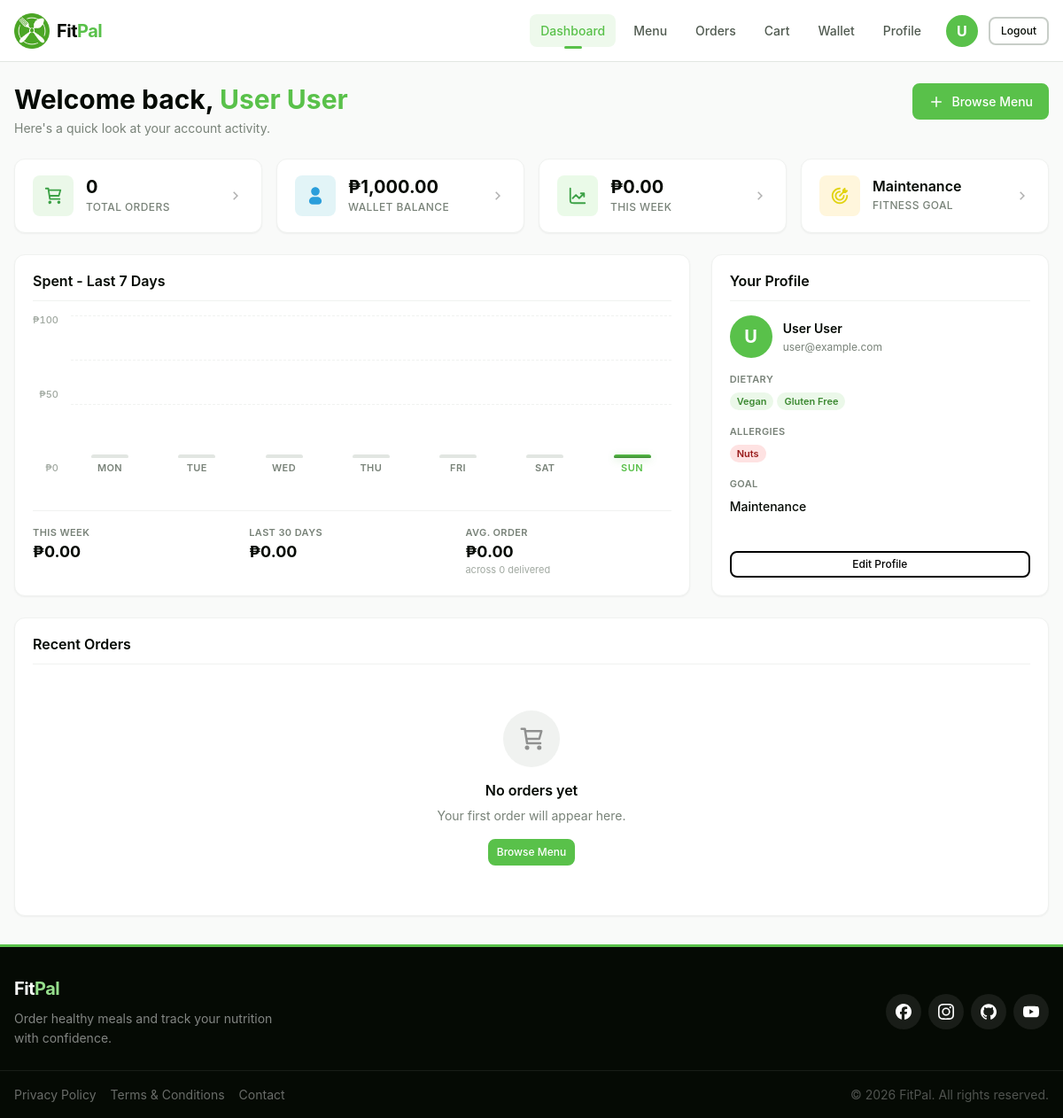
The page /customer/pages/dashboard.php (signed in) on the database its author committed.
### tables this page shows
CREATE TABLE customer (
    customer_id INT AUTO_INCREMENT PRIMARY KEY,
    first_name VARCHAR(50) NOT NULL,
    middle_name VARCHAR(50) NULL,
    last_name VARCHAR(50) NOT NULL,
    birthdate DATE NULL,
    gender VARCHAR(10) NULL CHECK (
        gender IN ('Male', 'Female', 'Other')
    ),
    email VARCHAR(100) NOT NULL UNIQUE,
    contact_number VARCHAR(15) NULL,
    username VARCHAR(30) NULL UNIQUE,
    password VARCHAR(255) NOT NULL,
    date_created TIMESTAMP DEFAULT CURRENT_TIMESTAMP,
    is_active TINYINT(1) DEFAULT 1,
    INDEX idx_email (email),
    INDEX idx_username (username),
    INDEX idx_contact_number (contact_number)
) COMMENT = 'Customer account information';

CREATE TABLE customer_profile (
    customer_profile_id INT AUTO_INCREMENT PRIMARY KEY,
    customer_id INT NOT NULL UNIQUE,
    financial_account_id INT NOT NULL UNIQUE,
    profile_picture VARCHAR(255) NULL,
    dietary_preferences TEXT NULL,
    allergies TEXT NULL,
    fitness_goal VARCHAR(30) NULL CHECK (
        fitness_goal IN (
            'weight_loss',
            'muscle_gain',
            'maintenance'
        )
    ),
    height_cm DECIMAL(5, 2) NULL CHECK (
        height_cm IS NULL
        OR height_cm > 0
    ),
    weight_kg DECIMAL(5, 2) NULL CHECK (
        weight_kg IS NULL
        OR weight_kg > 0
    ),
    FOREIGN KEY (customer_id) REFERENCES customer (customer_id) ON DELETE CASCADE,
    FOREIGN KEY (financial_account_id) REFERENCES financial_account (financial_account_id) ON DELETE CASCADE,
    INDEX idx_customer_id (customer_id),
    INDEX idx_financial_account_id (financial_account_id)
) COMMENT = 'Customer profile with dietary and health information';

### customer/pages/dashboard.php (the view, shortened to what the rows shown need)
<?php
require_once __DIR__ . '/../includes/header.php';
require_once __DIR__ . '/../backend/database/dashboard-queries.php';
$customerId = (int)$_SESSION['customer_id'];
$userName   = $_SESSION['user_name'] ?? 'Customer';
$profile      = [];
try {
    $profile      = getDashboardProfileSnapshot($database_connection, $customerId);
} catch (PDOException $e) {
    error_log('Dashboard query error: ' . $e->getMessage());
}
function parseCsvTags(?string $raw): array
{
    return array_values(array_filter(
        array_map('trim', explode(',', $raw)),
        static fn($v) => $v !== '' && strtolower($v) !== 'none'
    ));
}
$dietaryTags = parseCsvTags($profile['dietary_preferences'] ?? null);
$allergyTags = parseCsvTags($profile['allergies'] ?? null);
$fitnessGoal = (string)($profile['fitness_goal'] ?? '');
$fullName    = trim(($profile['first_name'] ?? '') . ' ' . ($profile['last_name'] ?? ''));
$fitnessGoalLabel = match ($fitnessGoal) {
    'weight_loss' => 'Weight Loss',
    'muscle_gain' => 'Muscle Gain',
    'maintenance' => 'Maintenance',
    default       => 'Not set',
};
?>
<div class="content dashboard-page">
    <div class="container">
        <header class="dashboard-header">
            <div class="dashboard-greeting">
                <h1 class="heading-2">
                    Welcome back, <span><?php echo htmlspecialchars($userName, ENT_QUOTES, 'UTF-8'); ?></span>
                </h1>
            </div>
        </header>
        <section class="stats-grid" aria-label="Account summary">
            <a href="profile.php" class="stat-card">
                <div class="stat-info">
                    <p class="stat-number stat-number-text">
                        <?php echo htmlspecialchars($fitnessGoalLabel, ENT_QUOTES, 'UTF-8'); ?>
                    </p>
                    <p class="stat-label">Fitness Goal</p>
                </div>
            </a>
        </section>
        <div class="dashboard-row dashboard-row-primary">
            <section class="dashboard-card analytics-card" id="analytics" aria-labelledby="analytics-title">
                <div class="card-header">
                    <h2 class="heading-5" id="analytics-title">Spent - Last 7 Days</h2>
                </div>
            </section>
            <aside class="dashboard-card profile-snapshot-card" aria-labelledby="profile-snapshot-title">
                <div class="card-header">
                    <h2 class="heading-5" id="profile-snapshot-title">Your Profile</h2>
                </div>
                <div class="profile-snapshot">
                    <div class="snapshot-avatar-row">
                        <div class="snapshot-avatar" aria-hidden="true">
                            <?php echo htmlspecialchars(strtoupper(substr($fullName ?: 'U', 0, 1)), ENT_QUOTES, 'UTF-8'); ?>
                        </div>
                        <div class="snapshot-name-block">
                            <p class="snapshot-name">
                                <?php echo htmlspecialchars($fullName ?: 'Customer', ENT_QUOTES, 'UTF-8'); ?></p>
                            <p class="snapshot-email">
                                <?php echo htmlspecialchars($profile['email'] ?? '—', ENT_QUOTES, 'UTF-8'); ?></p>
                        </div>
                    </div>
                    <?php if (!empty($dietaryTags)): ?>
                    <div class="snapshot-section">
                        <div class="snapshot-tags">
                            <?php foreach ($dietaryTags as $tag): ?>
                            <span class="tag tag-diet">
                                <?php echo htmlspecialchars(ucwords(str_replace('_', ' ', $tag)), ENT_QUOTES, 'UTF-8'); ?>
                            </span>
                            <?php endforeach; ?>
                        </div>
                    </div>
                    <?php endif; ?>
                    <?php if (!empty($allergyTags)): ?>
                    <div class="snapshot-section">
                        <div class="snapshot-tags">
                            <?php foreach ($allergyTags as $tag): ?>
                            <span class="tag tag-allergen">
                                <?php echo htmlspecialchars(ucwords(str_replace('_', ' ', $tag)), ENT_QUOTES, 'UTF-8'); ?>
                            </span>
                            <?php endforeach; ?>
                        </div>
                    </div>
                    <?php endif; ?>
                    <div class="snapshot-section">
                        <span class="snapshot-label">Goal</span>
                        <span
                            class="snapshot-value"><?php echo htmlspecialchars($fitnessGoalLabel, ENT_QUOTES, 'UTF-8'); ?></span>
                    </div>
                </div>
            </aside>
        </div>
        <section class="dashboard-card orders-card" aria-labelledby="recent-orders-title">
            <div class="card-header">
                <h2 class="heading-5" id="recent-orders-title">Recent Orders</h2>
            </div>
        </section>
    </div>
</div>
<?php require_once __DIR__ . '/../../shared/includes/footer.php'; ?>

### customer/includes/header.php (shortened to what the rows shown need)
<?php
require_once __DIR__ . '/../backend/database/customer-connect.php';
function getCustomerAssetBase(): string {
    $scriptPath = $_SERVER['SCRIPT_NAME'];
    $dirPath    = dirname($scriptPath);
    $segments   = array_filter(explode('/', $dirPath));
    $depth      = count($segments);
    return str_repeat('../', $depth) . 'shared/';
}
$assetBase = getCustomerAssetBase();
$isLoggedIn  = false;
$userName    = '';
$userInitial = '';
if (isset($_SESSION['customer_id']) && !empty($_SESSION['customer_id'])) {
    $isLoggedIn = true;
    try {
        $stmt = $database_connection->prepare(
            "SELECT first_name, last_name FROM customer WHERE customer_id = :id LIMIT 1"
        );
        $stmt->execute([':id' => $_SESSION['customer_id']]);
        $customerData = $stmt->fetch(PDO::FETCH_ASSOC);
        if ($customerData) {
            $userName    = trim($customerData['first_name'] . ' ' . $customerData['last_name']);
            $userInitial = strtoupper(substr($customerData['first_name'], 0, 1));
        }
    } catch (PDOException $e) {
    }
}
$currentPage = basename($_SERVER['PHP_SELF']);
$pageCssMap = [
    'sign-in.php'   => 'sign-in.css',
    'sign-up.php'   => 'sign-up.css',
    'dashboard.php' => 'dashboard.css',
    'menu.php'      => 'menu.css',
    'orders.php'    => 'orders.css',
    'cart.php'      => 'cart.css',
    'checkout.php'  => 'checkout.css',
    'wallet.php'    => 'wallet.css',
    'profile.php'   => 'profile.css',
];
$pageCssFile = $pageCssMap[$currentPage] ?? '';
$pageCssPath = '';
if (!empty($pageCssFile) && file_exists(__DIR__ . '/../assets/css/' . $pageCssFile)) {
    $pageCssPath = '../assets/css/' . $pageCssFile;
}
?>
<!DOCTYPE html>
<html lang="en">
<head>
    <link rel="stylesheet" href="<?php echo $assetBase; ?>assets/css/global.css">
    <link rel="stylesheet" href="<?php echo $assetBase; ?>assets/css/header.css">
    <link rel="stylesheet" href="../assets/css/header.css">
    <?php if (!empty($pageCssPath)): ?>
    <link rel="stylesheet" href="<?php echo $pageCssPath; ?>">
    <?php endif; ?>
</head>
<body>
    <header class="header customer-header" role="banner">
        <div class="header-container">
            <nav class="header-nav" id="mainNav" role="navigation" aria-label="Customer navigation">
                <?php if ($isLoggedIn): ?>
                <div class="nav-actions">
                    <div class="user-profile-circle"
                        title="<?php echo htmlspecialchars($userName, ENT_QUOTES, 'UTF-8'); ?>">
                        <?php if (!empty($userInitial)): ?>
                        <span
                            class="user-initial"><?php echo htmlspecialchars($userInitial, ENT_QUOTES, 'UTF-8'); ?></span>
                        <?php else: ?>
                        <img src="<?php echo $assetBase; ?>assets/images/icons/user-profile-circle.svg" alt="Profile"
                            class="profile-icon">
                        <?php endif; ?>
                    </div>
                </div>
                <?php endif; ?>
            </nav>
        </div>
    </header>
    <main class="main-content" role="main">

### rows shown on the page
customer: first_name "U"
customer_profile: fitness_goal "Maintenance", customer.last_name "U", customer.last_name "User User", customer.email "user@example.com", dietary_preferences "Vegan", dietary_preferences "Gluten Free", allergies "Nuts"

### other values the page prints
$userName "User User"
$counts['total_orders'] "0"
formatCurrency($counts['wallet_balance']) "₱1,000.00"
formatCurrency($spend['weekly_spend']) "₱0.00"
$grid "100"
$grid "50"
$grid "0"
$day['short'] "MON"
$day['short'] "TUE"
$day['short'] "WED"
$day['short'] "THU"
$day['short'] "FRI"
$day['short'] "SAT"
$day['short'] "SUN"
formatCurrency($spend['monthly_spend']) "₱0.00"
